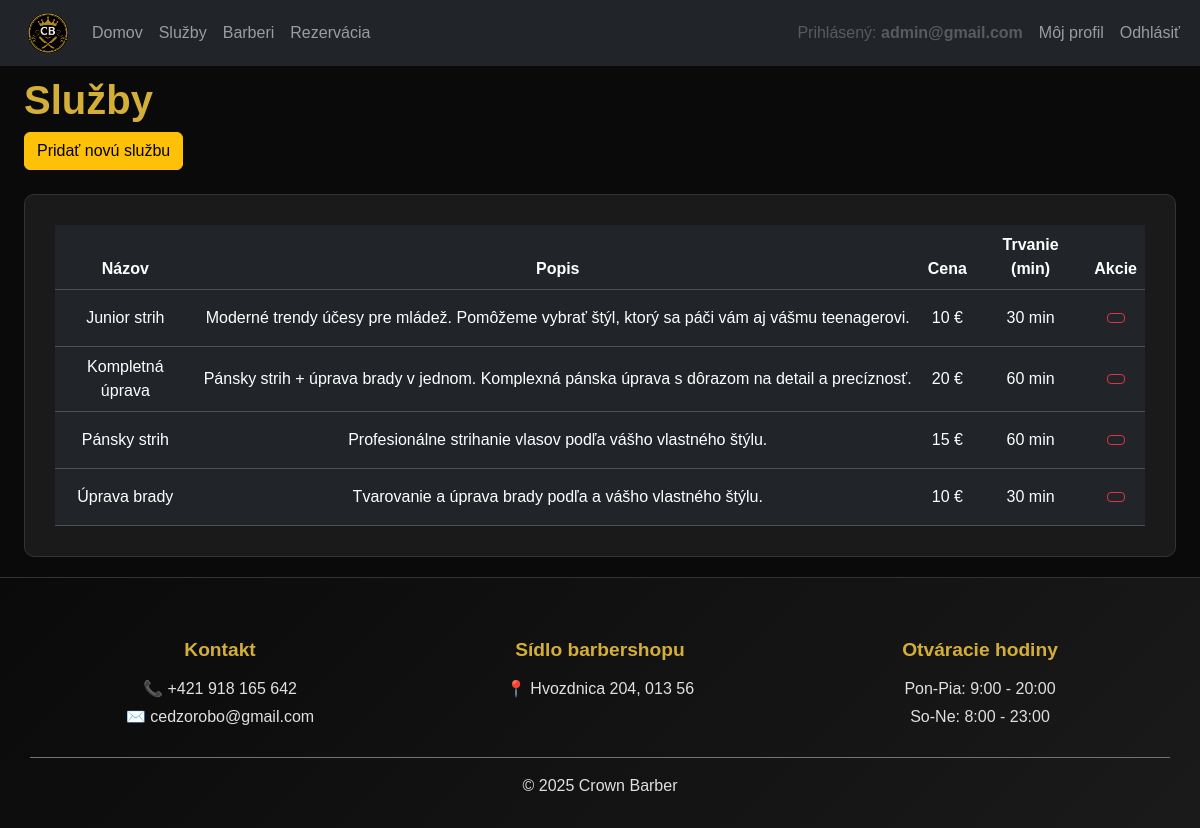
Screenshot of /?c=admin&a=services (signed in) with the database file from the repository.
### tables this page shows
CREATE TABLE `services` (
                            `id` int(11) NOT NULL AUTO_INCREMENT,
                            `title` varchar(100) NOT NULL,
                            `price` int(11) NOT NULL,
                            `duration` int(11) NOT NULL,
                            `description` varchar(500) DEFAULT NULL,
                            PRIMARY KEY (`id`)
);

### Framework/Http/Responses/Response.php (called while the page is built, shortened)
<?php
abstract class Response
{
    public function send(): void
    {
        $this->generate();
    }
}

### public/index.php (called while the page is built, shortened)
<?php
require __DIR__ . '/../Framework/ClassLoader.php';
try {
    $app = new App();
    $app->run();
} catch (Exception $e) {
    die('An error occurred: ' . $e->getMessage());
}

### Framework/Support/LinkGenerator.php (called while the page is built, shortened)
<?php
class LinkGenerator
{
    private Request $request;
    public function __construct(Request $request, Router $router)
    {
        $this->request = $request;
    }
    public function url(
        string|array $destination,
        array $parameters = [],
        bool $absolute = false,
        bool $appendParameters = false
    ): string {
        list($controller, $action) = explode(".", $destination);
        $args = $appendParameters ? $this->request->get() : [];
        $args = ["c" => lcfirst($controller), "a" => $action != "index" ? $action : null] + $parameters + $args;
        $basePath = $absolute ? $this->request->getBaseUrl() : "";
        return $basePath . "?" . http_build_query($args);
    }
}

### Framework/ClassLoader.php (called while the page is built, shortened)
<?php
class ClassLoader
{
    public static function Boot(): void
    {
        spl_autoload_register(function ($class_name) {
            $baseDir = realpath(dirname(__DIR__));
            $relativePath = str_replace('\\', DIRECTORY_SEPARATOR, ltrim($class_name, '\\')) . '.php';
            $file = $baseDir . DIRECTORY_SEPARATOR . $relativePath;
        });
    }
}

### Framework/Core/Model.php (called while the page is built, shortened)
<?php
abstract class Model implements \JsonSerializable
{
    protected static array $columnsMap = [];
    private static array $dbColumns = [];
    private static IDbConvention $dbConventions;
    protected static function getTableName(): string
    {
        return self::getConventions()->getTableName(get_called_class());
    }
    protected static function getPkColumnName(): string
    {
        return self::getConventions()->getPkColumnName(get_called_class());
    }
    protected static function getColumnsMap(): array
    {
        return static::$columnsMap ?? [];
    }
    public static function getAll(
        ?string $whereClause = null,
        array   $whereParams = [],
        ?string $orderBy = null,
        ?int    $limit = null,
        ?int    $offset = null
    ): array
    {
        try {
            $sql = "SELECT " . static::getDBColumnNamesList() . " FROM `" . static::getTableName() . "`";
            if ($orderBy !== null) {
                $sql .= " ORDER BY $orderBy";
            }
            $stmt = Connection::getInstance()->prepare($sql);
            $stmt->execute($whereParams);
            $models = $stmt->fetchAll(PDO::FETCH_CLASS | PDO::FETCH_PROPS_LATE, static::class);
            $dataSet = new ResultSet($models);
            return $models;
        } catch (PDOException $exception) {
            throw new Exception('Query failed: ' . $exception->getMessage(), 0, $exception);
        }
    }
    private static function getDbColumns(): array
    {
        try {
            $sql = "DESCRIBE " . static::getTableName();
            $stmt = Connection::getInstance()->prepare($sql);
            $stmt->execute([]);
            self::$dbColumns[static::class] = array_column($stmt->fetchAll(), 'Field');
            return self::$dbColumns[static::class];
        } catch (PDOException $exception) {
            throw new Exception('Query failed: ' . $exception->getMessage(), 0, $exception);
        }
    }
    private function getIdValue(): mixed
    {
        $pk = static::getPkColumnName();
        $prop = static::toPropertyName($pk);
        return isset($this->{$prop}) ? $this->{$prop} : null;
    }
    private static function getModelProperties(): array
    {
        $reflection = new \ReflectionClass(static::class);
        $properties = [];
        foreach ($reflection->getProperties() as $property) {
            $propertyName = $property->getName();
            if ($property->isStatic()) {
                continue;
            }
            $properties[$propertyName] = true;
        }
        return $properties;
    }
    private static function getDBColumnNamesList(): string
    {
        $dbColumns = [];
        foreach (static::getDbColumns() as $columnName) {
            $propertyName = static::toPropertyName($columnName);
            if ($propertyName != $columnName) {
                $dbColumns[] = "`$columnName` AS {$propertyName}";
            } else {
                $dbColumns[] = $columnName;
            }
        }
        return implode(', ', $dbColumns);
    }
    private static function toPropertyName(string $columnName): string
    {
        $customMapping = static::getColumnsMap();
        if (isset($customMapping[$columnName])) {
            return $customMapping[$columnName];
        } else {
            return static::getConventions()->toPropertyName($columnName);
        }
    }
    private static function getConventions(): IDbConvention
    {
        if (!isset(static::$dbConventions)) {
            static::$dbConventions = new (Configuration::DB_CONVENTIONS_CLASS)();
        }
        return static::$dbConventions;
    }
}

### Framework/Support/Inflect.php (called while the page is built, shortened)
<?php
class Inflect
{
    public static $plural = array(
        '/(quiz)$/i' => "$1zes",
        '/^(ox)$/i' => "$1en",
        '/([m|l])ouse$/i' => "$1ice",
        '/(matr|vert|ind)ix|ex$/i' => "$1ices",
        '/(x|ch|ss|sh)$/i' => "$1es",
        '/([^aeiouy]|qu)y$/i' => "$1ies",
        '/(hive)$/i' => "$1s",
        '/(?:([^f])fe|([lr])f)$/i' => "$1$2ves",
        '/(shea|lea|loa|thie)f$/i' => "$1ves",
        '/sis$/i' => "ses",
        '/([ti])um$/i' => "$1a",
        '/(tomat|potat|ech|her|vet)o$/i' => "$1oes",
        '/(bu)s$/i' => "$1ses",
        '/(alias)$/i' => "$1es",
        '/(octop)us$/i' => "$1i",
        '/(ax|test)is$/i' => "$1es",
        '/(us)$/i' => "$1es",
        '/s$/i' => "s",
        '/$/' => "s"
    );
    public static $irregular = array(
        'move' => 'moves',
        'foot' => 'feet',
        'goose' => 'geese',
        'sex' => 'sexes',
        'child' => 'children',
        'man' => 'men',
        'tooth' => 'teeth',
        'person' => 'people',
        'valve' => 'valves'
    );
    public static function pluralize($string)
    {
        foreach (self::$irregular as $pattern => $result) {
            $pattern = '/' . $pattern . '$/i';
        }
        foreach (self::$plural as $pattern => $result) {
            if (preg_match($pattern, $string)) {
                return preg_replace($pattern, $result, $string);
            }
        }
        return $string;
    }
}

### Framework/DB/DefaultConventions.php (called while the page is built, shortened)
<?php
class DefaultConventions implements IDbConvention
{
    public function getTableName(string $className): string
    {
        $arr = explode("\\", $className);
        return Inflect::pluralize(strtolower(end($arr)));
    }
    public function getPkColumnName(string $className): string
    {
        return 'id';
    }
    public function toPropertyName(string $columnName): string
    {
        return $columnName;
    }
}

### Framework/DB/Connection.php (called while the page is built, shortened)
<?php
class Connection
{
    private static ?Connection $instance = null;
    private PDO $db;
    public function __construct(PDO $db)
    {
        $this->db = $db;
    }
    public static function getInstance(): Connection
    {
        try {
            if (self::$instance == null) {
                $db = new PDO(
                    'mysql:dbname=' . Configuration::DB_NAME . ';host=' . Configuration::DB_HOST,
                    Configuration::DB_USER,
                    Configuration::DB_PASS
                );
                $db->setAttribute(PDO::ATTR_ERRMODE, PDO::ERRMODE_EXCEPTION);
                $db->setAttribute(PDO::ATTR_EMULATE_PREPARES, true);
                self::$instance = new self($db);
            }
            return self::$instance;
        } catch (PDOException $e) {
            throw new Exception('Connection failed: ' . $e->getMessage());
        }
    }
    public function prepare(string $sql): DebugStatement
    {
        try {
            return new DebugStatement($this->db->prepare($sql));
        } catch (PDOException $e) {
            throw new Exception('Prepare failed: ' . $e->getMessage());
        }
    }
}

### Framework/DB/DebugStatement.php (called while the page is built, shortened)
<?php
class DebugStatement
{
    private PDOStatementAlias $stmt;
    public function __construct($stmt)
    {
        $this->stmt = $stmt;
    }
    public function execute(?array $params = null): bool
    {
        $result = $this->stmt->execute($params);
        $this->stmt->debugDumpParams();
        return $result;
    }
    public function __call(string $name, array $arguments): mixed
    {
        return $this->stmt->{$name}(...$arguments);
    }
}

### App/Controllers/AdminController.php (called while the page is built, shortened)
<?php
class AdminController extends BaseController
{
    public function services(Request $request): Response
    {
        $services = Service::getAll(null, [], 'title ASC');
        return $this->html(['services' => $services], 'services');
    }
}

### App/Models/Service.php (called while the page is built, shortened)
<?php
class Service extends Model
{
    protected int $id;
    protected string $title;
    protected int $price;
    protected int $duration;
    protected string $description;
    public function getId(): int
    {
        return $this->id;
    }
    public function getTitle(): string
    {
        return $this->title;
    }
    public function getPrice(): int
    {
        return $this->price;
    }
    public function getDuration(): int
    {
        return $this->duration;
    }
    public function getDescription(): string
    {
        return $this->description;
    }
}

### App/Views/Admin/services.view.php (the view, shortened to what this page needs)
<div class="container-fluid mt-4">
    <div class="row mb-4">
        <div class="col-12">
            <h1 class="cb-gold-text">Služby</h1>
            <a href="<?= $link->url('admin.createService') ?>" class="btn btn-warning">
                <i class="bi bi-plus-circle"></i> Pridať novú službu
            </a>
        </div>
    </div>
    <div class="row">
        <div class="col-12">
            <div class="cb-dark-card">
                <?php if (empty($services)): ?>
                    <p class="cb-text-muted text-center">Žiadne služby.</p>
                <?php else: ?>
                    <div class="table-responsive">
                        <table class="table table-dark table-hover text-center align-middle mb-0">
                            <thead>
                            <tr>
                                <th class="text-center">Názov</th>
                                <th class="text-center">Popis</th>
                                <th class="text-center">Cena</th>
                                <th class="text-center">Trvanie (min)</th>
                                <th class="text-center">Akcie</th>
                            </tr>
                            </thead>
                            <tbody>
                            <?php foreach ($services as $service): ?>
                                <tr>
                                    <td class="align-middle">
                                        <div class="editable-cell mx-auto w-100 d-flex justify-content-center align-items-center"
                                             style="min-height: 40px;"
                                             data-id="<?= $service->getId() ?>"
                                             data-field="title"
                                             data-type="text"
                                             data-entity="service"
                                             title="Kliknite pre úpravu">
                                            <?= htmlspecialchars($service->getTitle()) ?>
                                        </div>
                                    </td>
                                    <td class="align-middle">
                                        <div class="editable-cell mx-auto w-100 d-flex justify-content-center align-items-center"
                                             style="min-height: 40px;"
                                             data-id="<?= $service->getId() ?>"
                                             data-field="description"
                                             data-type="textarea"
                                             data-entity="service"
                                             title="Kliknite pre úpravu">
                                            <div class="text-truncate text-start">
                                                <?= htmlspecialchars($service->getDescription() ?? '') ?>
                                            </div>
                                        </div>
                                    </td>
                                    <td class="align-middle">
                                        <div class="editable-cell mx-auto w-100 d-flex justify-content-center align-items-center"
                                             style="min-height: 40px;"
                                             data-id="<?= $service->getId() ?>"
                                             data-field="price"
                                             data-type="number"
                                             data-entity="service"
                                             data-render="price"
                                             title="Kliknite pre úpravu">
                                            <?= number_format($service->getPrice()) ?> €
                                        </div>
                                    </td>
                                    <td class="align-middle">
                                        <div class="editable-cell mx-auto w-100 d-flex justify-content-center align-items-center"
                                             style="min-height: 40px;"
                                             data-id="<?= $service->getId() ?>"
                                             data-field="duration"
                                             data-type="number"
                                             data-entity="service"
                                             data-render="duration"
                                             title="Kliknite pre úpravu">
                                            <?= $service->getDuration() ?> min
                                        </div>
                                    </td>
                                    <td class="align-middle">
                                        <div class="mx-auto w-100 d-flex justify-content-center align-items-center" style="min-height: 40px;">
                                            <a href="<?= $link->url('admin.deleteService', ['id' => $service->getId()]) ?>"
                                               class="btn btn-outline-danger btn-sm"
                                               title="Vymazať službu"
                                               onclick="return confirm('Naozaj chcete vymazať túto službu? Táto akcia je nevratná a môže ovplyvniť existujúce rezervácie!')">
                                            </a>
                                        </div>
                                    </td>
                                </tr>
                            <?php endforeach; ?>
                            </tbody>
                        </table>
                    </div>
                <?php endif; ?>
            </div>
        </div>
    </div>
</div>

### rows the page displays
services: $service->getId() 4 (drawn), title "Junior strih", description "Moderné trendy účesy pre mládež. Pomôžeme vybrať štýl, ktorý sa páči vám aj vášmu teenagerovi.", price "10", duration "30"
services: title "Kompletná úprava", description "Pánsky strih + úprava brady v jednom. Komplexná pánska úprava s dôrazom na detail a precíznosť.", price "20", duration "60"
services: title "Pánsky strih", description "Profesionálne strihanie vlasov podľa vášho vlastného štýlu.", price "15", duration "60"
services: title "Úprava brady", description "Tvarovanie a úprava brady podľa a vášho vlastného štýlu.", price "10", duration "30"

### other values shown
$user->getEmail() "admin@gmail.com"
